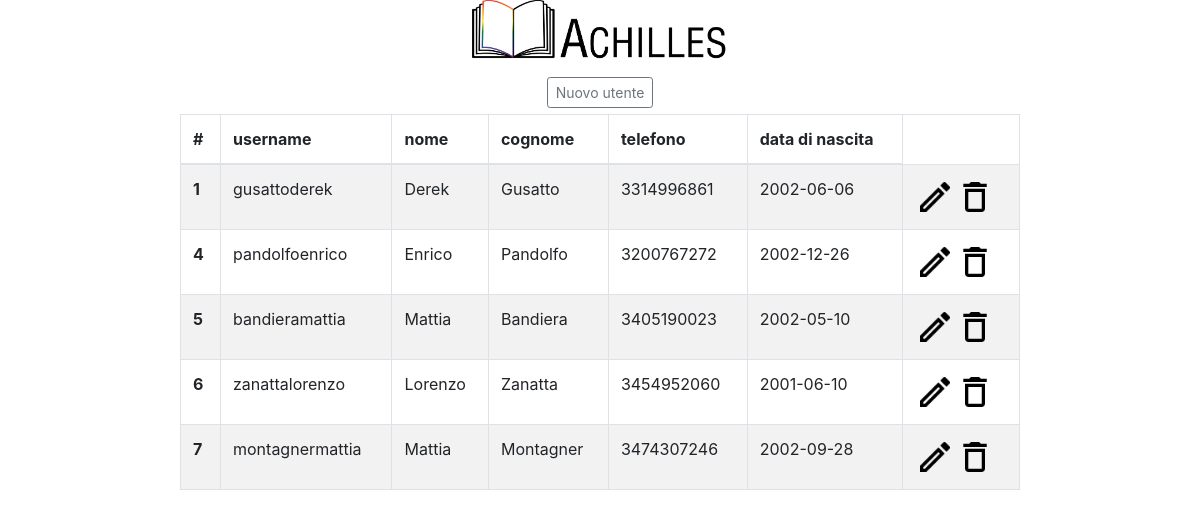
Page /GusattoDerek_Achilles/utenti.php on the committed database.
### tables this page shows
CREATE TABLE `utente` (
  `idUtente` int(11) NOT NULL,
  `username` varchar(40) NOT NULL,
  `password` varchar(40) NOT NULL,
  `email` varchar(100) NOT NULL,
  `nome` varchar(100) NOT NULL,
  `cognome` varchar(100) NOT NULL,
  `dataNascita` date NOT NULL,
  `telefono` varchar(10) NOT NULL,
  `via` varchar(50) NOT NULL,
  `numCivico` varchar(4) NOT NULL,
  `cap` varchar(5) NOT NULL,
  `ruolo` varchar(20) NOT NULL DEFAULT 'user',
  `fkComune` int(11) NOT NULL,
  `fkBiblioteca` int(11) NOT NULL
);

### GusattoDerek_Achilles/utenti.php (the view, shortened to what this page needs)
<!DOCTYPE html>
<html>
<head>
<link rel="stylesheet" href="https://cdn.jsdelivr.net/npm/bootstrap@4.6.0/dist/css/bootstrap.min.css">
<link rel="stylesheet" href="stylesheet.css">
</head>
<body onload="intestazione()">
<center>
<div class="header">
<a href="achilles.php" ><img src="images/logo.png" height="70px"/></a>
</div>
<button type="button" class="btn btn-outline-secondary btn-sm"  onclick="location.href = 'nuovoutente.php'"  style="margin: 5pt">Nuovo utente</button>
<table class="table table-striped table-bordered" style="width:70%">
  <thead>
    <tr>
      <th scope="col">#</th>
      <th scope="col">username</th>
      <th scope="col">nome</th>
      <th scope="col">cognome</th>
      <th scope="col">telefono</th>
      <th scope="col">data di nascita</th>
    </tr>
  </thead>
  <tbody>
  <?php
    $con = new mysqli(DB_SERVER, DB_USERNAME, DB_PASSWORD, DB_NAME);
    $con->set_charset("utf8");
    $sql = " SELECT * FROM utente";
    $result = $con->query($sql);
        if ($result) {
            if ($result->num_rows > 0) {
                while($row=$result->fetch_array()){
                    echo "<tr>";
                    echo '<th scope="row">'.$row['idUtente'].'</th>';
                    echo '<td>'.$row['username'].'</td>';
                    echo '<td>'.$row['nome'].'</td>';
                    echo '<td>'.$row['cognome'].'</td>';
                    echo '<td>'.$row['telefono'].'</td>';
                    echo '<td>'.$row['dataNascita'].'</td>';
                    echo '<td>';
                    echo "<a href='modifica_utente.php?idUtente=".$row['idUtente']."'><img src='images/icons/edit.png' height='40'></a>";
                    echo "<a href='eliminautente.php?idUtente=".$row['idUtente']."'><img src='images/icons/delete.png' height='40'></a>";
                    echo '</td>';
                    echo "</tr>";
                }
            } else {
            }
        } else {
            echo "errore: ".$con->error;
        }
    ?>
  </tbody>
</table>
</center>
</body>

### GusattoDerek_Achilles/stylesheet.css (style rules this page uses)
.header { height: 15%; display: block; }
a { text-decoration: none; font-weight: bold; font-family: Verdana, Geneva, Tahoma, sans-serif; color: black; }

### rows in the picture
utente: idUtente "1", username "gusattoderek", nome "Derek", cognome "Gusatto", telefono "3314996861", dataNascita "2002-06-06"
utente: idUtente "4", username "pandolfoenrico", nome "Enrico", cognome "Pandolfo", telefono "3200767272", dataNascita "2002-12-26"
utente: idUtente "5", username "bandieramattia", nome "Mattia", cognome "Bandiera", telefono "3405190023", dataNascita "2002-05-10"
utente: idUtente "6", username "zanattalorenzo", nome "Lorenzo", cognome "Zanatta", telefono "3454952060", dataNascita "2001-06-10"
utente: idUtente "7", username "montagnermattia", nome "Mattia", cognome "Montagner", telefono "3474307246", dataNascita "2002-09-28"
